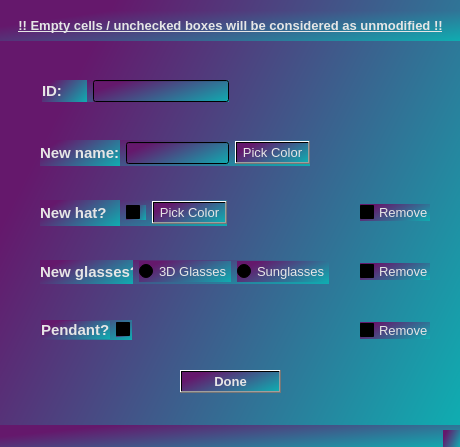
<?xml version="1.0" encoding="UTF-8"?>
<ui version="4.0">
 <class>UpdateWindowCat</class>
 <widget class="QMainWindow" name="UpdateWindowCat">
  <property name="geometry">
   <rect>
    <x>0</x>
    <y>0</y>
    <width>460</width>
    <height>447</height>
   </rect>
  </property>
  <property name="windowTitle">
   <string>UpdateWindow</string>
  </property>
  <property name="styleSheet">
   <string notr="true">background-color: qlineargradient(spread:pad, x1:0, y1:0.534, x2:1, y2:1, stop:0 rgba(101, 24, 108, 255), stop:1 rgba(15, 173, 177, 255));</string>
  </property>
  <widget class="QWidget" name="centralwidget">
   <widget class="QWidget" name="layoutWidget">
    <property name="geometry">
     <rect>
      <x>40</x>
      <y>140</y>
      <width>270</width>
      <height>26</height>
     </rect>
    </property>
    <layout class="QHBoxLayout" name="horizontalLayout">
     <item>
      <widget class="QLabel" name="label">
       <property name="font">
        <font>
         <pointsize>11</pointsize>
         <weight>75</weight>
         <bold>true</bold>
        </font>
       </property>
       <property name="styleSheet">
        <string notr="true">color: rgb(230, 230, 230);</string>
       </property>
       <property name="text">
        <string>New name:</string>
       </property>
      </widget>
     </item>
     <item>
      <widget class="QLineEdit" name="NameLine">
       <property name="styleSheet">
        <string notr="true">color: rgb(230, 230, 230);</string>
       </property>
      </widget>
     </item>
     <item>
      <widget class="QPushButton" name="ColorCatButton">
       <property name="font">
        <font>
         <pointsize>10</pointsize>
        </font>
       </property>
       <property name="styleSheet">
        <string notr="true">color: rgb(230, 230, 230);</string>
       </property>
       <property name="text">
        <string>Pick Color</string>
       </property>
      </widget>
     </item>
    </layout>
   </widget>
   <widget class="QWidget" name="layoutWidget">
    <property name="geometry">
     <rect>
      <x>40</x>
      <y>200</y>
      <width>187</width>
      <height>26</height>
     </rect>
    </property>
    <layout class="QHBoxLayout" name="horizontalLayout_2">
     <item>
      <widget class="QLabel" name="label_2">
       <property name="font">
        <font>
         <pointsize>11</pointsize>
         <weight>75</weight>
         <bold>true</bold>
        </font>
       </property>
       <property name="styleSheet">
        <string notr="true">color: rgb(230, 230, 230);</string>
       </property>
       <property name="text">
        <string>New hat?   </string>
       </property>
      </widget>
     </item>
     <item>
      <widget class="QCheckBox" name="checkBoxHat">
       <property name="text">
        <string/>
       </property>
      </widget>
     </item>
     <item>
      <widget class="QPushButton" name="ColorHatButton">
       <property name="font">
        <font>
         <pointsize>10</pointsize>
        </font>
       </property>
       <property name="styleSheet">
        <string notr="true">color: rgb(230, 230, 230);</string>
       </property>
       <property name="text">
        <string>Pick Color</string>
       </property>
      </widget>
     </item>
    </layout>
   </widget>
   <widget class="QWidget" name="layoutWidget">
    <property name="geometry">
     <rect>
      <x>40</x>
      <y>260</y>
      <width>289</width>
      <height>24</height>
     </rect>
    </property>
    <layout class="QHBoxLayout" name="horizontalLayout_3">
     <item>
      <widget class="QLabel" name="label_3">
       <property name="font">
        <font>
         <pointsize>11</pointsize>
         <weight>75</weight>
         <bold>true</bold>
        </font>
       </property>
       <property name="styleSheet">
        <string notr="true">color: rgb(230, 230, 230);</string>
       </property>
       <property name="text">
        <string>New glasses?</string>
       </property>
      </widget>
     </item>
     <item>
      <widget class="QRadioButton" name="radioButton3D">
       <property name="font">
        <font>
         <pointsize>10</pointsize>
        </font>
       </property>
       <property name="styleSheet">
        <string notr="true">color: rgb(230, 230, 230);</string>
       </property>
       <property name="text">
        <string>3D Glasses</string>
       </property>
      </widget>
     </item>
     <item>
      <widget class="QRadioButton" name="radioButtonSUN">
       <property name="font">
        <font>
         <pointsize>10</pointsize>
        </font>
       </property>
       <property name="styleSheet">
        <string notr="true">color: rgb(230, 230, 230);</string>
       </property>
       <property name="text">
        <string>Sunglasses</string>
       </property>
      </widget>
     </item>
    </layout>
   </widget>
   <widget class="QWidget" name="layoutWidget">
    <property name="geometry">
     <rect>
      <x>42</x>
      <y>80</y>
      <width>187</width>
      <height>22</height>
     </rect>
    </property>
    <layout class="QHBoxLayout" name="horizontalLayout_5">
     <item>
      <widget class="QLabel" name="label_5">
       <property name="font">
        <font>
         <pointsize>11</pointsize>
         <weight>75</weight>
         <bold>true</bold>
        </font>
       </property>
       <property name="styleSheet">
        <string notr="true">color: rgb(230, 230, 230);</string>
       </property>
       <property name="text">
        <string>ID:      </string>
       </property>
      </widget>
     </item>
     <item>
      <widget class="QLineEdit" name="IDLine">
       <property name="styleSheet">
        <string notr="true">color: rgb(230, 230, 230);</string>
       </property>
      </widget>
     </item>
    </layout>
   </widget>
   <widget class="QLabel" name="label_6">
    <property name="geometry">
     <rect>
      <x>0</x>
      <y>10</y>
      <width>461</width>
      <height>31</height>
     </rect>
    </property>
    <property name="font">
     <font>
      <pointsize>10</pointsize>
      <weight>75</weight>
      <italic>false</italic>
      <bold>true</bold>
     </font>
    </property>
    <property name="styleSheet">
     <string notr="true">color: rgb(230, 230, 230);</string>
    </property>
    <property name="text">
     <string>&lt;html&gt;&lt;head/&gt;&lt;body&gt;&lt;p&gt;&lt;span style=&quot; text-decoration: underline;&quot;&gt;!! Empty cells / unchecked boxes will be considered as unmodified !!&lt;/span&gt;&lt;/p&gt;&lt;/body&gt;&lt;/html&gt;</string>
    </property>
    <property name="alignment">
     <set>Qt::AlignCenter</set>
    </property>
   </widget>
   <widget class="QPushButton" name="pushButton">
    <property name="geometry">
     <rect>
      <x>180</x>
      <y>370</y>
      <width>101</width>
      <height>23</height>
     </rect>
    </property>
    <property name="font">
     <font>
      <pointsize>10</pointsize>
      <weight>75</weight>
      <bold>true</bold>
     </font>
    </property>
    <property name="styleSheet">
     <string notr="true">color: rgb(230, 230, 230);</string>
    </property>
    <property name="text">
     <string>Done</string>
    </property>
   </widget>
   <widget class="QWidget" name="layoutWidget">
    <property name="geometry">
     <rect>
      <x>41</x>
      <y>320</y>
      <width>91</width>
      <height>20</height>
     </rect>
    </property>
    <layout class="QGridLayout" name="gridLayout">
     <item row="0" column="0">
      <widget class="QLabel" name="label_4">
       <property name="font">
        <font>
         <pointsize>11</pointsize>
         <weight>75</weight>
         <bold>true</bold>
        </font>
       </property>
       <property name="styleSheet">
        <string notr="true">color: rgb(230, 230, 230);</string>
       </property>
       <property name="text">
        <string>Pendant?</string>
       </property>
      </widget>
     </item>
     <item row="0" column="1">
      <widget class="QCheckBox" name="checkBoxPendant">
       <property name="font">
        <font>
         <pointsize>10</pointsize>
        </font>
       </property>
       <property name="styleSheet">
        <string notr="true">color: rgb(230, 230, 230);</string>
       </property>
       <property name="text">
        <string/>
       </property>
      </widget>
     </item>
    </layout>
   </widget>
   <widget class="QCheckBox" name="checkBoxRemoveHat">
    <property name="geometry">
     <rect>
      <x>360</x>
      <y>204</y>
      <width>70</width>
      <height>17</height>
     </rect>
    </property>
    <property name="font">
     <font>
      <pointsize>10</pointsize>
     </font>
    </property>
    <property name="styleSheet">
     <string notr="true">color: rgb(230, 230, 230);</string>
    </property>
    <property name="text">
     <string>Remove</string>
    </property>
   </widget>
   <widget class="QCheckBox" name="checkBoxRemoveGlasses">
    <property name="geometry">
     <rect>
      <x>360</x>
      <y>263</y>
      <width>70</width>
      <height>17</height>
     </rect>
    </property>
    <property name="font">
     <font>
      <pointsize>10</pointsize>
     </font>
    </property>
    <property name="styleSheet">
     <string notr="true">color: rgb(230, 230, 230);</string>
    </property>
    <property name="text">
     <string>Remove</string>
    </property>
   </widget>
   <widget class="QCheckBox" name="checkBoxRemovePendant">
    <property name="geometry">
     <rect>
      <x>360</x>
      <y>322</y>
      <width>70</width>
      <height>17</height>
     </rect>
    </property>
    <property name="font">
     <font>
      <pointsize>10</pointsize>
     </font>
    </property>
    <property name="styleSheet">
     <string notr="true">color: rgb(230, 230, 230);</string>
    </property>
    <property name="text">
     <string>Remove</string>
    </property>
   </widget>
  </widget>
  <widget class="QMenuBar" name="menubar">
   <property name="geometry">
    <rect>
     <x>0</x>
     <y>0</y>
     <width>460</width>
     <height>21</height>
    </rect>
   </property>
  </widget>
  <widget class="QStatusBar" name="statusbar"/>
 </widget>
 <resources/>
 <connections/>
</ui>
